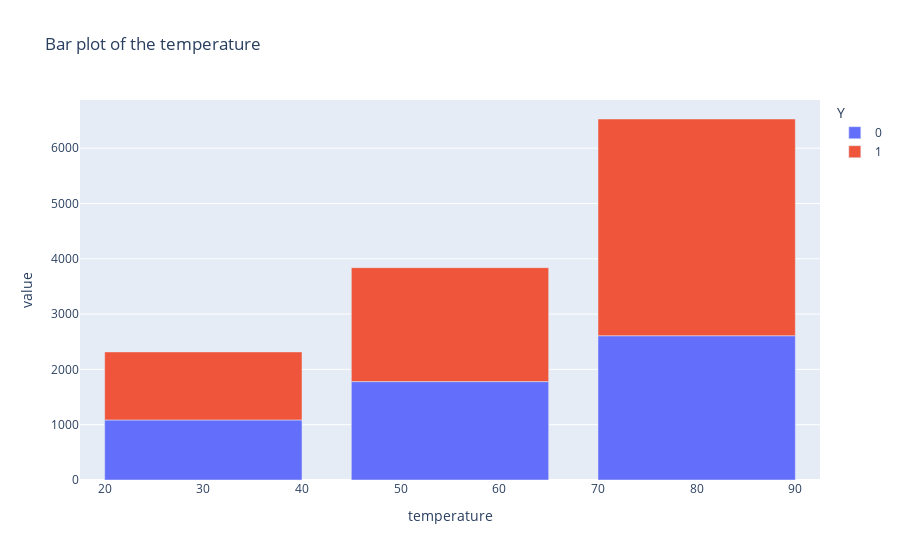

Notebook code for this chart:
### Code cell
px.bar(pd.crosstab(data['temperature'], data['Y']), title = "Bar plot of the temperature")

### Figure 1 — Plotly figure (JSON) as saved in the notebook; plotly's stock layout.template omitted (floating-point values rounded to 4 significant figures)
{"data": [{"alignmentgroup": "True", "hovertemplate": "Y=0<br>temperature=%{x}<br>value=%{y}<extra></extra>", "legendgroup": "0", "marker": {"color": "#636efa", "pattern": {"shape": ""}}, "name": "0", "offsetgroup": "0", "orientation": "v", "showlegend": true, "textposition": "auto", "type": "bar", "x": [30, 55, 80], "xaxis": "x", "y": [1086, 1779, 2609], "yaxis": "y"}, {"alignmentgroup": "True", "hovertemplate": "Y=1<br>temperature=%{x}<br>value=%{y}<extra></extra>", "legendgroup": "1", "marker": {"color": "#EF553B", "pattern": {"shape": ""}}, "name": "1", "offsetgroup": "1", "orientation": "v", "showlegend": true, "textposition": "auto", "type": "bar", "x": [30, 55, 80], "xaxis": "x", "y": [1230, 2061, 3919], "yaxis": "y"}], "layout": {"barmode": "relative", "legend": {"title": {"text": "Y"}, "tracegroupgap": 0}, "title": {"text": "Bar plot of the temperature"}, "xaxis": {"anchor": "y", "domain": [0, 1], "title": {"text": "temperature"}}, "yaxis": {"anchor": "x", "domain": [0, 1], "title": {"text": "value"}}}}
